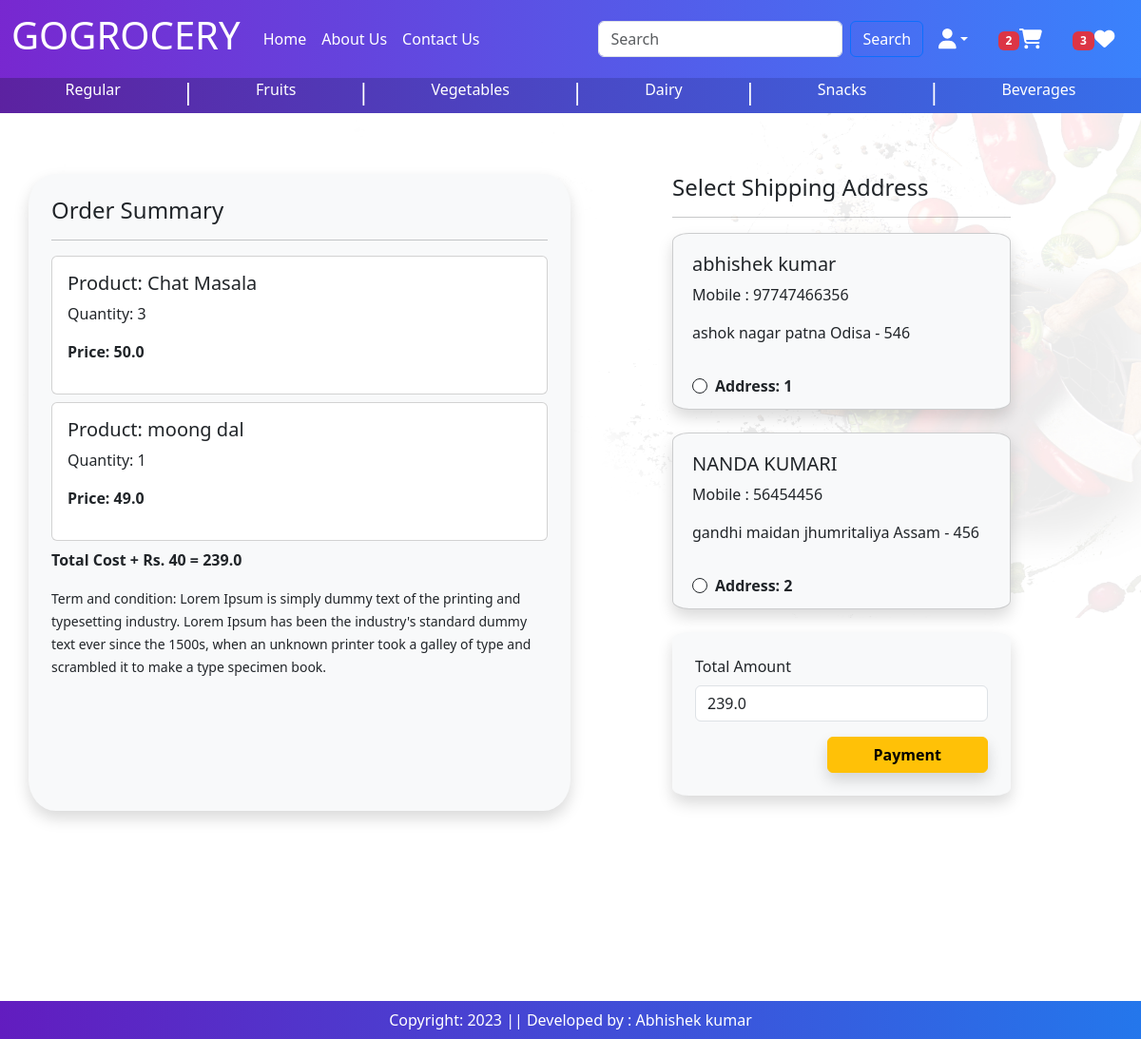
/checkout/ (signed in), run on an earlier commit of the app's database.
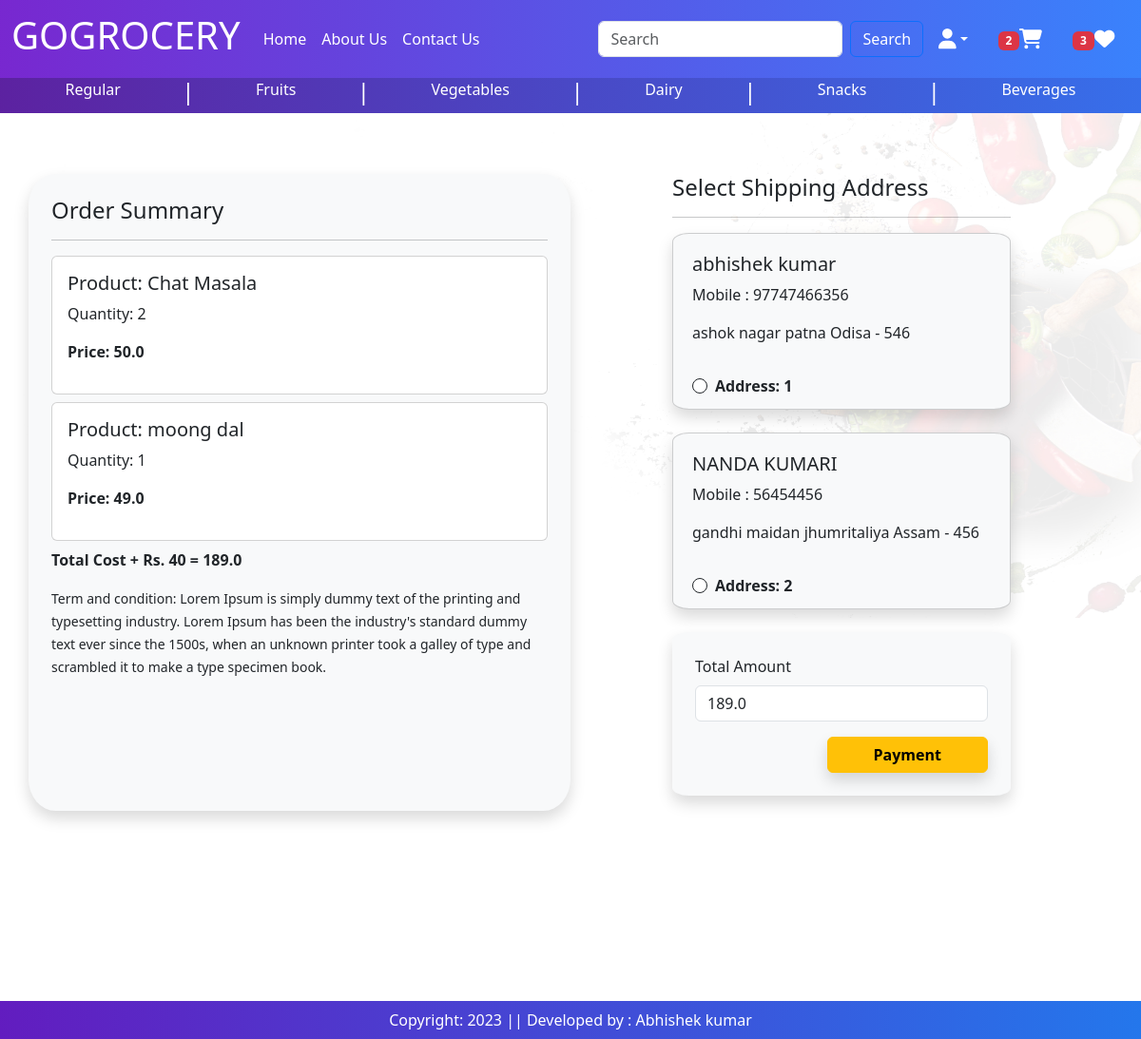
And on a later commit of the database.
### baseapp/models.py (models this page shows, shortened)
class Cart(models.Model):
    user = models.ForeignKey(User,on_delete=models.CASCADE)
    product = models.ForeignKey(Product,on_delete=models.CASCADE)
    quantity = models.PositiveIntegerField(default=1)

class Product(models.Model):
    title = models.CharField(max_length=100)
    sub_category = models.ForeignKey(SubCategory,on_delete=models.CASCADE,null=True,blank=True)
    main_category = models.ForeignKey(Category,on_delete=models.CASCADE,null=True,blank=True,default='')
    selling_price = models.FloatField(blank=True)
    discounted_price = models.FloatField(blank=True)
    description = models.TextField(blank=True)
    pack_size = models.TextField(blank=True)
    brands = models.TextField(choices=BRANDS, max_length=100,blank=True)
    product_image = models.ImageField(upload_to='product',blank=True)

### baseapp/views.py (the view, shortened to what this page needs)
# urls.py: path('checkout/', views.checkout.as_view(), name='checkout'),
class checkout(View):
    def get(self,request):
        totalitem = 0
        wishitem = 0
        if request.user.is_authenticated:
            totalitem = len(Cart.objects.filter(user=request.user))
            wishitem = len(Wishlist.objects.filter(user=request.user))
        user=request.user
        add=Customer.objects.filter(user=user)
        cart_items=Cart.objects.filter(user=user)
        famount = 0
        for p in cart_items:
            value = p.quantity * p.product.discounted_price
            famount = famount + value
        totalamount = famount + 40
        razoramount = int(totalamount * 100)
        client = razorpay.Client(auth=(settings.RAZOR_KEY_ID, settings.RAZOR_KEY_SECRET))
        data = { "amount": razoramount, "currency": "INR", "receipt": "order_rcptid_12" }
        payment_response = client.order.create(data=data)
        print(payment_response)
        order_id = payment_response['id']
        order_status = payment_response['status']
        return render(request, 'baseapp/checkout.html',locals())

### baseapp/templates/baseapp/checkout.html (shortened to what this page needs)
{% extends 'baseapp/base.html' %}
{% load static %}
{% block main-content %}
<div class="container">
    <div class="row mt-5">
        <div class="col-sm-6 shadow p-4 bg-light" style="border-radius:5%">
            <h4>Order Summary</h4>
            <hr>
            {% for item in cart_items %}
                <div class="card mb-2">
                    <div class="card-body">
                        <h5>Product: {{item.product.title}}</h5>
                        <p>Quantity: {{item.quantity}}</p>
                        <p class="fw-bold">Price: {{item.product.discounted_price}}</p>
                    </div>
                </div>
            {% endfor %}
            <p class="fw-bold">Total Cost + Rs. 40 = {{totalamount}}</p>
            <small>Term and condition: Lorem Ipsum is simply dummy text of the printing and typesetting industry. Lorem Ipsum has been the industry's standard dummy text ever since the 1500s, when an unknown printer took a galley of type and scrambled it to make a type specimen book.</small>
        </div>
        <div class="col-sm-4 offset-sm-1" >
            <h4>Select Shipping Address</h4>
            <hr>
            <form method="post" id="myform">
                {% for ad in add %}
                    <div class="card  shadow p-1 bg-light" style="border-radius:5%">
                        <div class="card-body">
                            <h5>{{ad.name}}</h5>
                            <p>Mobile : {{ad.mobile}}</p>
                            <p>{{ad.locality}} {{ad.city}} {{ad.state}} - {{ad.zipcode}}</p>
                        </div>
                        <div class="form-check mx-3 mb-2">
                            <input class="form-check-input border border-dark" type="radio" name="custid" id="custadd{{forloop.counter}}" value="{{ad.id}}">
                            <label class="form-check-label fw-bold" for="custadd{{forloop.counter}}">Address: {{forloop.counter}}</label>
                        </div>
                    </div>
                    <br>
                {% endfor %}
                <div class="form-check mb-3 shadow p-4 bg-light"  style="border-radius:5%">
                    <label for="totamount" class="form-label">Total Amount</label>
                    <input type="number" class="form-control" name="totamount" value={{totalamount}} readonly>
                    <div class="text-end ">
                        <button id="rzp-button1" type="submit" class="btn btn-warning mt-3 px-5 fw-bold shadow">Payment</button>
                    </div>
                </div>
            </form>
        </div>
    </div>
</div>
<br><br><br>
{% endblock main-content %}

What changed in the data, as far as the page shows it:
changed Cart "Chat Masala": quantity "3" → "2"
Also different on the page:
{{ totalamount }}: "239.0" → "189.0"
form field totamount: "239.0" → "189.0"
